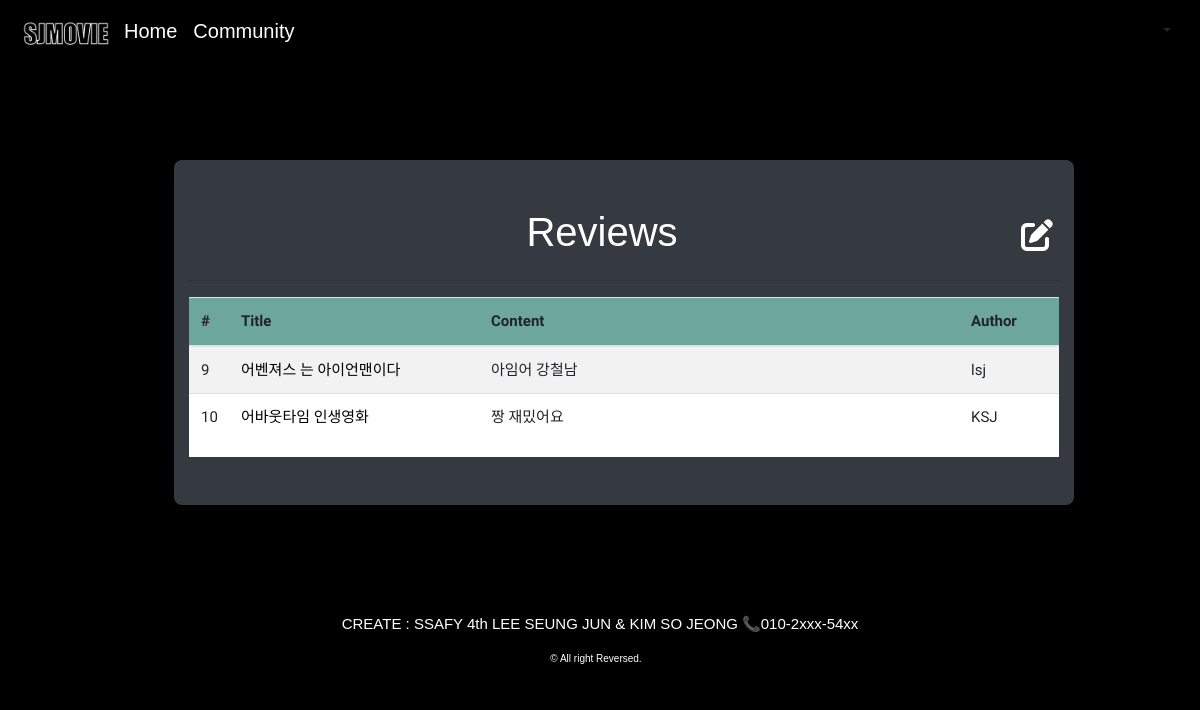
The page /community/reviews/ on the database as committed earlier.
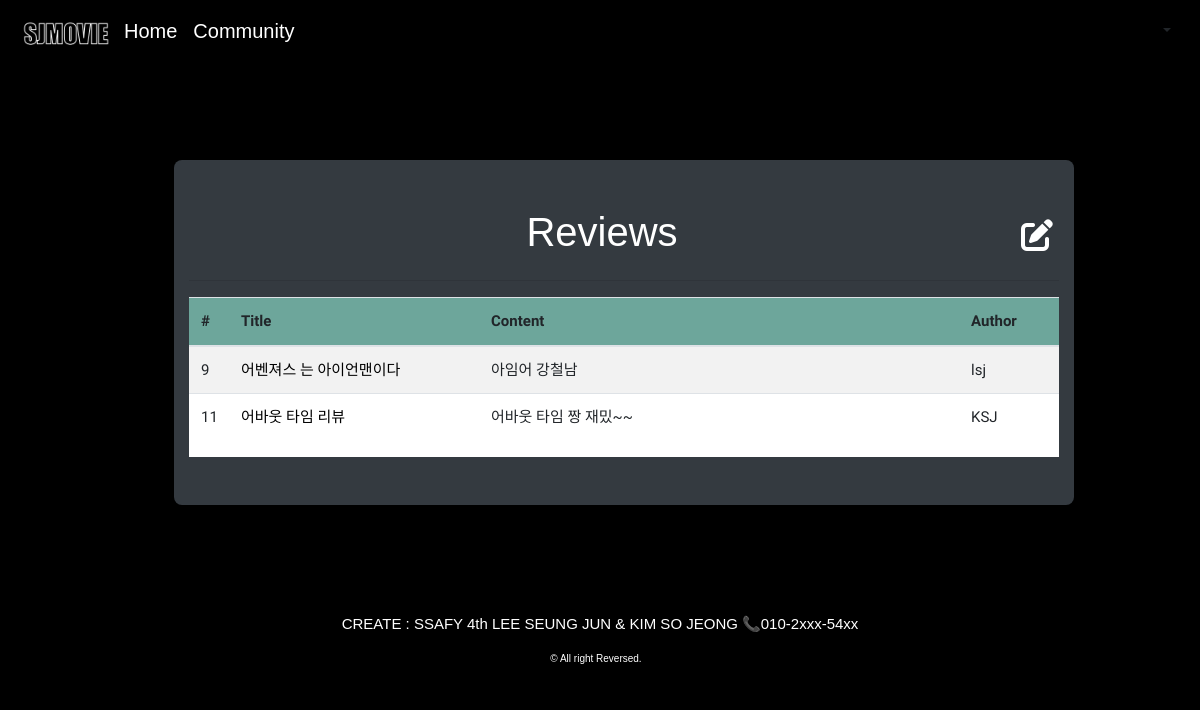
The same page on the database as committed later.
### community/models.py (models this page shows, shortened)
class Review(models.Model):
    title = models.CharField(max_length=100)
    movie_title = models.CharField(max_length=50)
    rate = models.IntegerField()
    content = models.TextField()
    created_at = models.DateTimeField(auto_now_add=True)
    updated_at = models.DateTimeField(auto_now=True)
    user = models.ForeignKey(settings.AUTH_USER_MODEL, on_delete=models.CASCADE)

### accounts/models.py (models this page shows)
class User(AbstractUser):
    pass

### community/views.py (the view)
# urls.py: path('reviews/',views.reviews, name="reviews"),
def reviews(request):
    reviews = Review.objects.all()
    context = {
        "reviews" : reviews
    }
    return render(request, 'community/reviews.html',context)

### community/templates/community/reviews.html (shortened to what this page needs)
{% extends 'community.html' %}
{% block content %}
	<div class="ml-5 col-md-9 bg-dark pt-5" style= "border: none; border-radius: 8px;">
  <div class= "reviews d-flex justify-content-between">
	<br>
  <h1>Reviews</h1>
	<button id="createBtn" class="modal-button bg-dark" data-toggle="modal" data-target="#exampleModal"><i class="fas fa-edit text-white"></i></button>
	</div>
    <hr>
	<div class="container-fluid bg-white">
		<div class="row ">
			<div class="col-md-12 p-0"   >
				<table class="table table-striped reviewTable">
					<thead>
						<tr style="background-color: rgb(109, 166, 155);">
							<th style="width:40px;">#</th>
							<th style="width:250px;">Title</th>
							<th>Content</th>
							<th style="width:100px;">Author</th>
						</tr>
					</thead>
					<tbody>
						{% for review in reviews %}
							<tr>
								<td>
									{{review.pk}}
								</td>
								<td>
									<a  href="{%url "community:detail" review.pk review.movie_title%}">
									<span style =" color: black;">{{review.title}} </span>
									</a>
								</td>
								<td>
									<div style = "overflow: hidden;">{{review.content}}</div>
								</td>
								<td>
									{{review.user}}
								</td>
							</tr>
						{% endfor %}
					</tbody>
				</table>
			</div>
		</div>
	</div>
	<br>
	</div>
{% endblock content %}

### sj_pjt/templates/community.html (shortened to what this page needs)
<!DOCTYPE html>
<html lang="en">
{% load static %}
<head>
  <link rel="stylesheet" href="https://stackpath.bootstrapcdn.com/bootstrap/4.5.2/css/bootstrap.min.css">
  <link href="https://fonts.googleapis.com/css2?family=Noto+Sans+KR&display=swap" rel="stylesheet"></head>
</head>
<body>
  <nav class="nav-style navbar navbar-expand-lg mb-4 fixed-top">
    <a href="{% url 'movies:index' %}" class="py-0"><img src="{% static 'sj_pjt/images/logo3.png' %}" alt="logo" class="logo-style"></a>
    <div class="collapse navbar-collapse" id="navbarSupportedContent">
      <ul class="navbar-nav mr-auto">
        <li class="nav-item active">
          <a class="nav-link" href="{% url 'movies:index' %}">Home</a>
        </li>
        <li class="nav-item active">
          <a class="nav-link" href="{% url 'community:reviews' %}">Community</a>
        </li>
      </ul>
        <div class="dropdown">
          <a class="btn dropdown-toggle " href="#" role="button" id="dropdownMenuLink" data-toggle="dropdown" aria-haspopup="true" aria-expanded="false">
          </a>
        </div>
      </div>
  </nav>
  <div class="container-fluid ">
  <div class="row  d-flex justify-content-center">
      {% block content %}
      {% endblock  %}
  </div>
  </div>
  <section section id="footer">
		<div class="container">
			<div class="row">
				<div class="col-xs-12 col-sm-12 col-md-12 mt-2 mt-sm-2 text-center text-white">
					<p class="footer-text-style"> CREATE : SSAFY 4th LEE SEUNG JUN & KIM SO JEONG 📞010-2xxx-54xx </p>
					<p class="footer-text-style2">© All right Reversed.<a class="text-green ml-2" href="#" ></a></p>
				</div>
			</div>
		</div>
	</section>
</body>
</html>

Rows that differ between the two databases and show on the page:
removed Review: pk "10", title "어바웃타임 인생영화", content "짱 재밌어요", user "KSJ"
added Review: pk "11", title "어바웃 타임 리뷰", content "어바웃 타임 짱 재밌~~", user "KSJ"
